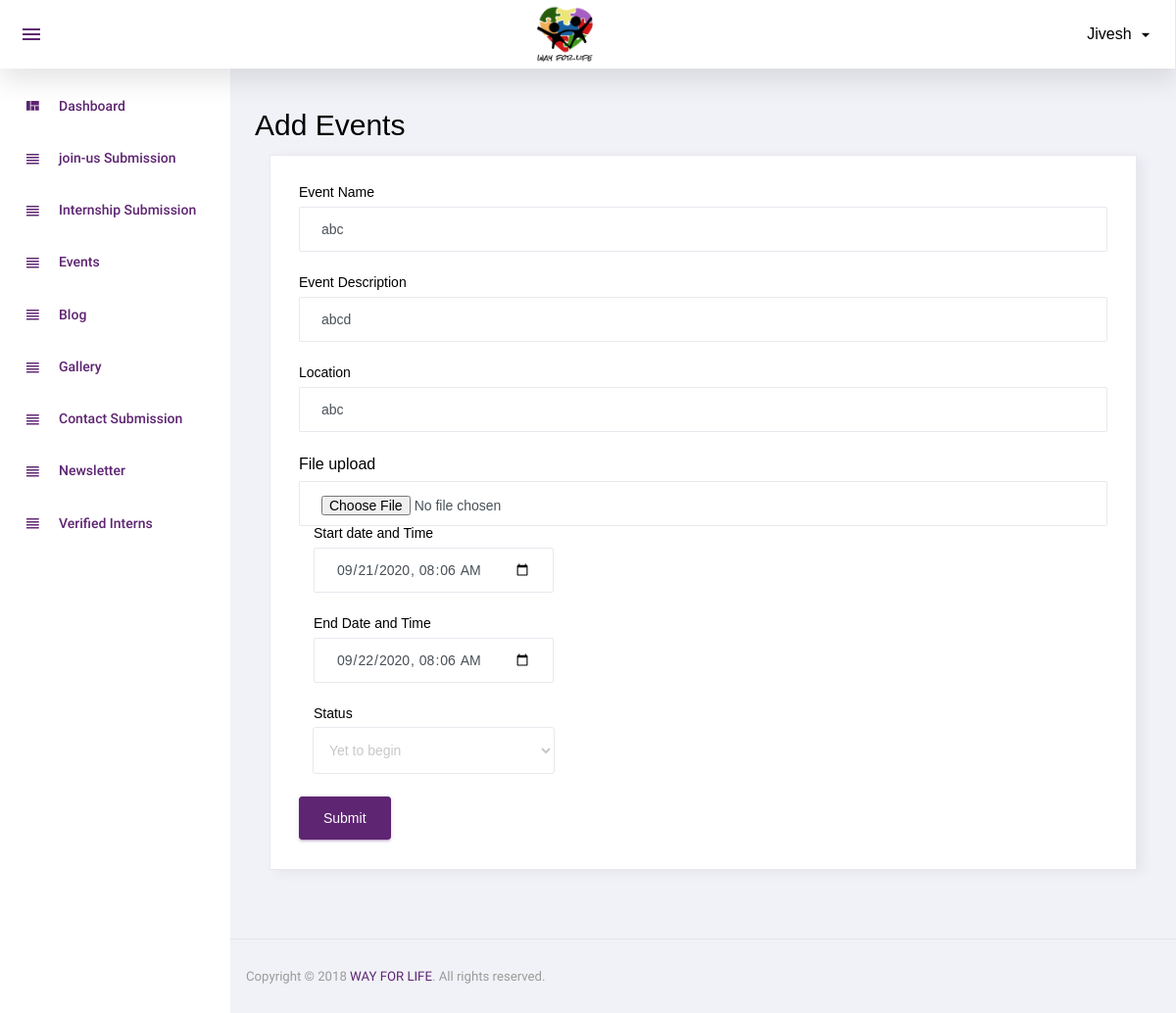
Page /admin/add_event.php?id=2 (signed in) on the committed database.
### tables this page shows
CREATE TABLE `events` (
  `id` int(11) NOT NULL,
  `event_name` varchar(55) NOT NULL,
  `event_desc` text NOT NULL,
  `startdate_time` datetime NOT NULL,
  `enddate_time` datetime NOT NULL,
  `event_image` text NOT NULL,
  `location` varchar(55) NOT NULL,
  `status` varchar(20) NOT NULL,
  `added_on` datetime NOT NULL
);

### classes/DbConfig.php (called while the page is built, shortened)
<?php
class DbConfig
{
	private $_host = 'localhost';
	private $_username = 'root';
	private $_password = '';
	private $_database = 'wayforlife';
	protected $connection;
	public function __construct()
	{
		if (!isset($this->connection)) {
			$this->connection = new mysqli($this->_host, $this->_username, $this->_password, $this->_database);
		}
		return $this->connection;
	}
}
?>

### classes/Crud.php (called while the page is built, shortened)
<?php
include_once 'DbConfig.php';
class Crud extends DbConfig
{
	public function getData($query)
	{
		$result = $this->connection->query($query);
		$rows = array();
		while ($row = $result->fetch_assoc()) {
			$rows[] = $row;
		}
		return $rows;
	}
	public function escape_string($value)
	{
		$res = $this->connection->real_escape_string($value);
		return htmlspecialchars($res);
	}
}
?>

### admin/add_event.php (the view, shortened to what this page needs)
<?php
require('header.php');
$event_name="";
$event_desc="";
$event_strdt="";
$event_enddt="";
$event_status="";
$loc="";
$image_status='required';
if(isset($_GET['id']) && $_GET['id']>0){
    $id = $crud->escape_string($_GET['id']);
    $result=$crud->getData("SELECT * from events WHERE id=$id");
    foreach ($result as $result) {
    $event_name=$result['event_name'];
    $event_desc=$result['event_desc'];
    $event_strdt=$result['startdate_time'];
    $event_enddt=$result['enddate_time'];
    $event_status=$result['status'];
    $loc=$result['location'];
    $image_status='';
    }
}
?>
<div class="row">
			<h1 class="card-title ml10">Add Events</h1>
            <div class="col-12 grid-margin stretch-card">
              <div class="card">
                <div class="card-body">
                  <form class="forms-sample" method="post" enctype="multipart/form-data">
                    <div class="form-group">
                      <label for="exampleInputName1">Event Name</label>
                      <input type="text" class="form-control" id="exampleInputName1" placeholder="Name" name="eventname"  value="<?php echo $event_name?>" required>
                    </div>
                    <div class="form-group">
                      <label for="evedesc">Event Description</label>
                      <input type="text" class="form-control" id="evedesc" placeholder="Event description" name="eventdec" maxlength="50"  value="<?php echo $event_desc?>"  required>
                    </div>
                    <div class="form-group">
                      <label for="exampleInputEmail3">Location</label>
                      <input type="text" class="form-control" id="exampleInputEmail3" placeholder="Location" name="loc" value="<?php echo $loc?>" required>
                    </div>
                    <div class="form-control-file">
                      <label>File upload</label>
                      <input type="file" name="image" class="form-control"   placeholder="Upload Image" <?php echo $image_status?>>
                    </div>
                    <?php
                    $strtime="";
                    $endtime="";
                    if(isset($_GET['id']) && $_GET['id']>0){
                      $strtime=date('Y-m-d\TH:i:s',strtotime($event_strdt));
                      $endtime=date('Y-m-d\TH:i:s',strtotime($event_enddt));
                    }
                    ?>
                    <div class="form-group col-md-4">
                      <label for="exampleInputCity1">Start date and Time</label>
                      <input type="datetime-local" class="form-control" id="exampleInputCity1" placeholder="Location" name="srttm" value="<?php echo $strtime ?>" required>
                    </div>
                    <div class="form-group col-md-4">
                      <label for="exampleTextarea1">End Date and Time</label>
                      <input type="datetime-local" class="form-control" id="exampleTextarea1"  placeholder="Location" name="endtm" value="<?php echo $endtime ?>" required>
                    </div>
                    <div class="form-group col-md-4 ">
                      <label for="exampleSelectGender">Status</label>
                        <select class="form-control" id="exampleSelectGender"   name="evtstatus"  required>
                        <?php if($event_status=='')
                        {?>
                          <option value="Yet to begin">Yet to begin</option>
                          <option value="In progress">In progress</option>
                          <option value="Completed">Completed</option>
                          <?php
                        }
                        else{
                          echo "<option value='".$event_status."' selected>".$event_status."</option>";
                          ?>
                        <?php
                        }
                          ?>
                        </select>
                      </div>
                    <button type="submit" class="btn btn-primary mr-2" name="submit">Submit</button>
                  </form>
                </div>
              </div>
            </div>
              </div>
<?php
require('footer.php');
?>

### rows in the picture
events: eventname "abc", eventdec "abcd", loc "abc", srttm "09/21/2020 08:06", endtm "09/22/2020 08:06", evtstatus "Yet to begin"

### other values in the picture
$_SESSION['user_name'] "Jivesh"
